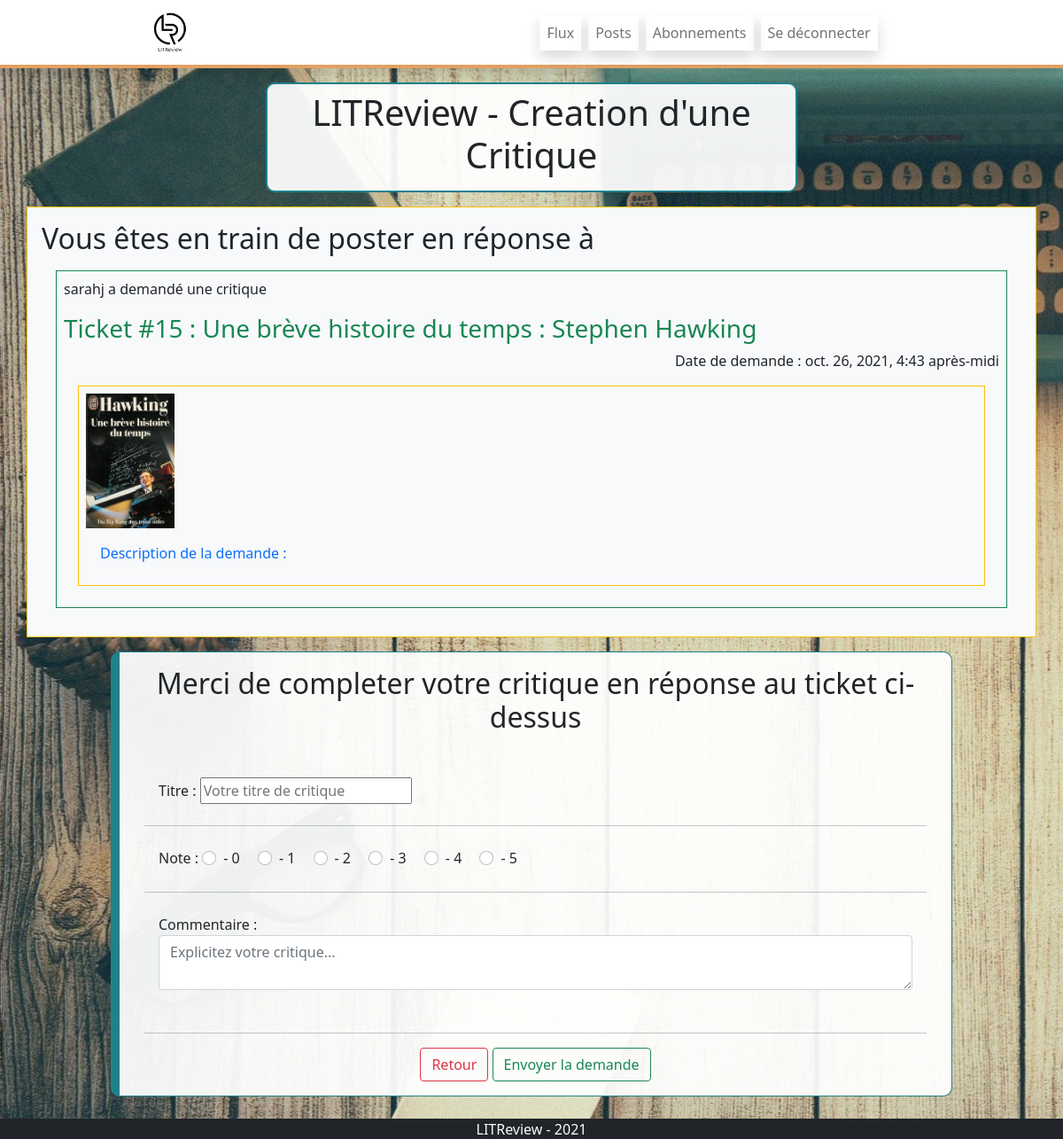
/create_new_review_for_ticket/15/ (signed in), run on the app's committed database.
### review/models.py (models this page shows, shortened)
class Ticket(models.Model):
    title = models.CharField(max_length=128, null=True,
                             blank=True, verbose_name="Titre du Ticket")
    description = models.TextField(max_length=2048, blank=True, null=True)
    user = models.ForeignKey(
        to=settings.AUTH_USER_MODEL, on_delete=models.CASCADE, blank=True, null=True)
    image = models.ImageField(null=True)
    time_created = models.DateTimeField(
        default=timezone.now)
    IMAGE_MAX_SIZE = (300, 300)

### authentication/models.py (models this page shows, shortened)
class User(AbstractUser):
    profile_photo = models.ImageField(
        verbose_name='Photo de profil', null=True)
    IMAGE_MAX_SIZE = (300, 300)

### review/views.py (the view, shortened to what this page needs)
# urls.py: path('create_new_review_for_ticket/<int:number_ticket>/',
@login_required
def create_new_review_for_ticket(request, number_ticket):
    tickets = models.Ticket.objects.filter(id=number_ticket)
    form = forms.ReviewForm()
    context = {'form': form, "tickets": tickets}
    return render(request, 'review/create_new_review.html', context)

### review/forms.py
class ReviewForm(forms.ModelForm):
    headline = forms.CharField(label="Titre de la critique", widget=forms.TextInput(
        {"class": "form-control", "placeholder": "Mettez le titre de votre critique"}))
    rating = forms.CharField(label="Votre note", widget=forms.NumberInput(
        {"class": "form-check", "min": "0", "max": "5", "step": "1"}))
    body = forms.CharField(label="Votre critique", widget=forms.Textarea(
        {"class": "form-control", "placeholder": "Mettez le détails de votre critique"}))
    class Meta:
        model = models_review.Review
        fields = ["headline", 'rating', 'body']

### review/templates/review/create_new_review.html (shortened to what this page needs)
{% extends '_base.html' %} {% load static %}
{% block main_content %}
<div class="container col-12 col-md-9 col-lg-6 p-2 borderTitle">
  <div class="row">
    <div class="text-center">
      <h1>LITReview - Creation d'une Critique</h1>
    </div>
  </div>
</div>
<div class="container mb-5">
  <div class="row d-flex flex-row justify-content-center">
    <div class="m-3 p-3 bg-light border border-warning">
      <h2>Vous êtes en train de poster en réponse à</h2>
      <div class="m-3 p-2 bg-light border border-success">
        {% for ticket in tickets %}
        <div>
          <p>{{ticket.user}} a demandé une critique</p>
          <h3 class="text-success">
            Ticket #{{ ticket.id }} : {{ ticket.title }}
          </h3>
          <p class="text-end">Date de demande : {{ticket.time_created}}</p>
          <div class="border border-warning p-2 m-3">
            {% if ticket.image %}
            <img src="{{ ticket.image.url }}" width="100px" />
            {% endif %}
            <p class="text-primary m-3">Description de la demande :</p>
          </div>
        </div>
        {% endfor %}
      </div>
    </div>
    <div class="col-12 col-md-10 borderLeft">
      <h2 class="text-center m-3">
        Merci de completer votre critique en réponse au ticket ci-dessus
      </h2>
      <div class="m-auto p-3">
        <form method="post" enctype="multipart/form-data">
          <div class="form-group m-2 p-2">
            <label for="id_headline">Titre : </label>
            <input
              type="text"
              name="headline"
              maxlength="128"
              id="id_headline"
              placeholder="Votre titre de critique"
              required
            /><br />
          </div>
          <hr />
          <div class="form-group m-2 p-2">
            <label for="id_rating">Note :</label>
            <div class="form-check form-check-inline">
              <input
                class="form-check-input"
                type="radio"
                name="rating"
                id="rating0"
                value="0"
              />
              <label class="form-check-label" for="rating0">- 0</label>
            </div>
            <div class="form-check form-check-inline">
              <input
                class="form-check-input"
                type="radio"
                name="rating"
                id="rating1"
                value="1"
              />
              <label class="form-check-label" for="rating1">- 1</label>
            </div>
            <div class="form-check form-check-inline">
              <input
                class="form-check-input"
                type="radio"
                name="rating"
                id="rating2"
                value="2"
              />
              <label class="form-check-label" for="rating2">- 2</label>
            </div>
            <div class="form-check form-check-inline">
              <input
                class="form-check-input"
                type="radio"
                name="rating"
                id="rating3"
                value="3"
              />
              <label class="form-check-label" for="rating3">- 3</label>
            </div>
            <div class="form-check form-check-inline">
              <input
                class="form-check-input"
                type="radio"
                name="rating"
                id="rating4"
                value="4"
              />
              <label class="form-check-label" for="rating4">- 4</label>
            </div>
            <div class="form-check form-check-inline">
              <input
                class="form-check-input"
                type="radio"
                name="rating"
                id="rating5"
                value="5"
              />
              <label class="form-check-label" for="rating5">- 5</label>
            </div>
            <br />
          </div>
          <hr />
          <div class="form-group m-2 p-2">
            <label for="id_description">Commentaire : </label><br />
            <textarea
              class="form-control"
              name="description"
              maxlength="2048"
              id="id_description"
              placeholder="Explicitez votre critique..."
            ></textarea>
            <br />
          </div>
          <hr />
          <div class="text-center">
            <button class="btn btn-outline-danger" type="submit">
              <a
                href="javascript:history.back()"
                style="color: inherit; text-decoration: none"
                >Retour</a
              >
            </button>
            <button class="btn btn-outline-success" type="submit">
              Envoyer la demande
            </button>
          </div>
        </form>
      </div>
    </div>
  </div>
</div>
{% endblock main_content %}

### litreview_project/static/litreview_project/css/style.css (style rules this page uses)
.borderLeft { transition: all 300ms; background-color: #ffffffee; border: solid 1px #1F828B ; border-left: solid 10px #1F828B ; border-radius: 10px; display: block; }
.borderTitle { transition: all 300ms; background-color: #ffffffee; border: solid 2px #1F828B ; border-radius: 10px; display: block; }

### data on the page
Ticket: user "sarahj", id "15", title "Une brève histoire du temps : Stephen Hawking", time_created "oct. 26, 2021, 4:43 après-midi", image (picture)
